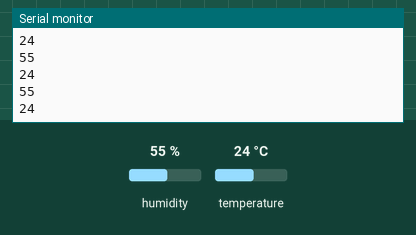
The sketch below on a simulated Arduino Uno, built with avr-gcc and run on an emulated ATmega328P. Shown: the last lines printed to the serial monitor. Inputs (shaded band) come from the test bench; at power-on: humidity 55 %, temperature 24 °C.

Above: at 2.8 s.
2.9 s: humidity set to 22 %
5.6 s: temperature set to 12 °C
At 6.1 s:
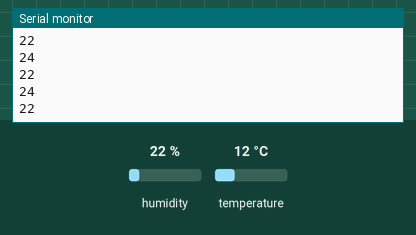
8.3 s: humidity set to 40 %
At 8.8 s:
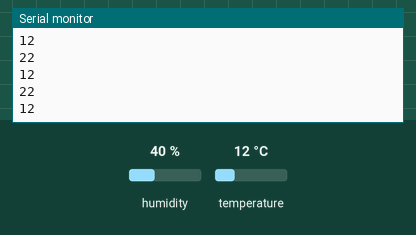
Timing chart, 0 to 10.4 s (numbered marks = the images above; inputs shaded):
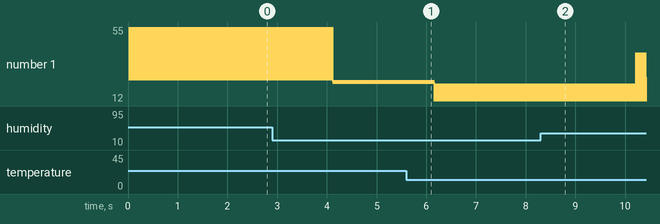

The sketch:

dht_bolt4.ino
```cpp
#include <SoftwareSerial.h>
#include <DHT.h>

SoftwareSerial mySerial(8,9);

//Constants
#define DHTPIN 2     // what pin we're connected to
#define DHTTYPE DHT11   // DHT 22  (AM2302)
DHT dht(DHTPIN, DHTTYPE); //// Initialize DHT sensor for normal 16mhz Arduino

void setup()
{
  Serial.begin(9600);

  dht.begin();
  Serial.setTimeout(100);
}

String data;
uint8_t dataRead = 0;

void loop()
{


      //String data = sensor_data_to_push();
     // mySerial.print(data);
      //Serial.print("data sent to bolt:");
     int hum = dht.readHumidity();
  int temp = dht.readTemperature();
      Serial.println(hum);
      Serial.println(temp);


}

/*String sensor_data_to_push() {
  String data;

  data = String(hum) + "," + String(temp);
  return data;
}*/
```

Measured:
- plotted number 1: 24 → 22 after the input at 2.9 s, 22 → 12 after the input at 5.6 s, 12 → 40 after the input at 8.3 s
